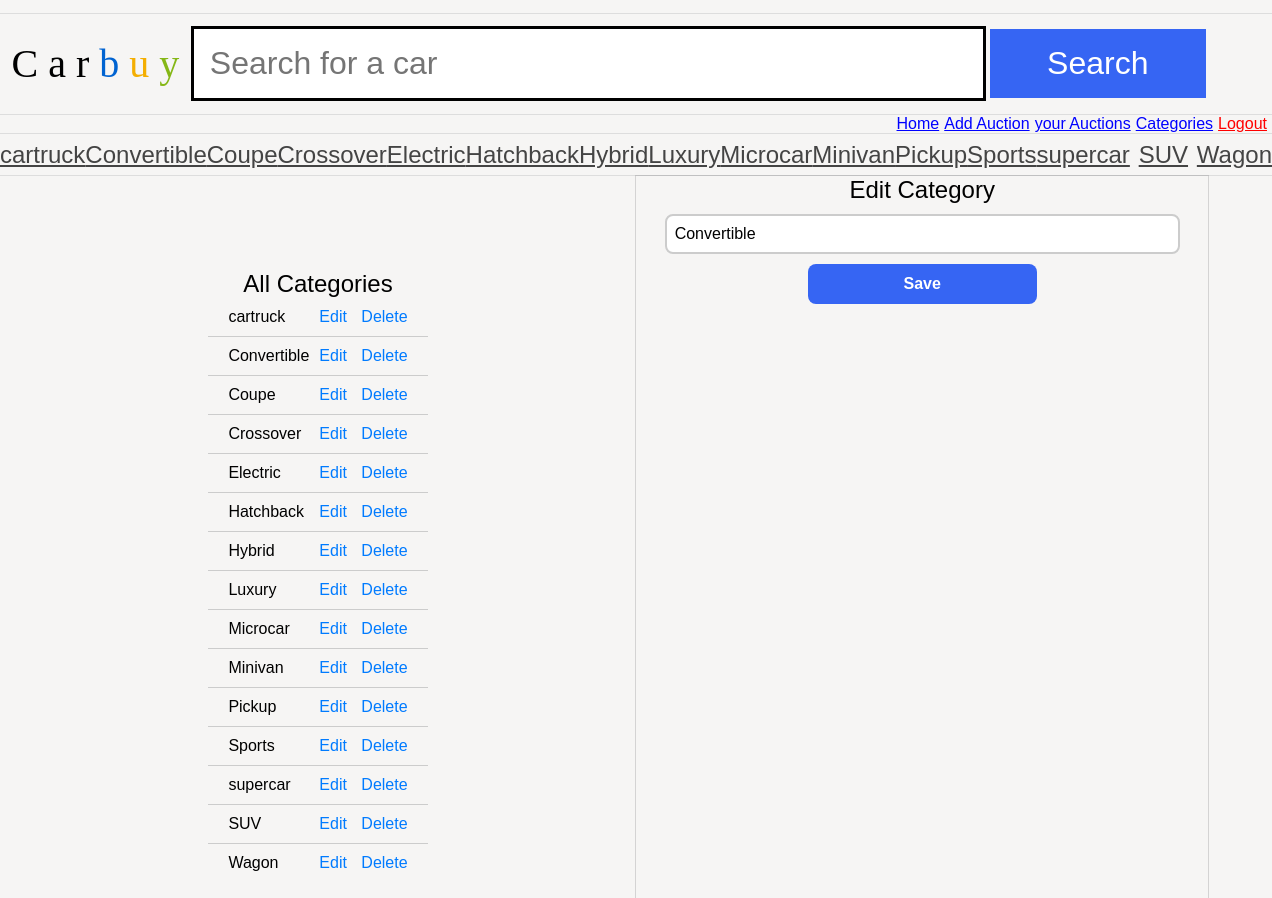
The page /as1/public/categories.php?category_id=2 (signed in) on the database its author committed.
### tables this page shows
CREATE TABLE `category` (
  `category_id` int(11) NOT NULL AUTO_INCREMENT,
  `category_name` varchar(100) DEFAULT NULL,
  PRIMARY KEY (`category_id`),
  UNIQUE KEY `category_name` (`category_name`)
);

### as1/public/categories.php (the view, shortened to what this page needs)
<?php
if (isset($_SESSION['user_id'])) {
    $user_id = $_SESSION['user_id'];
    $pdo = connectToDatabase();
    $stmt = $pdo->prepare("SELECT is_admin FROM users WHERE user_id = :user_id");
    $stmt->bindParam(':user_id', $user_id);
    $stmt->execute();
    $user = $stmt->fetch(PDO::FETCH_ASSOC);
    if ($user && $user['is_admin'] == 1) {
        $stmt = $pdo->query("SELECT * FROM category");
        $categories = $stmt->fetchAll(PDO::FETCH_ASSOC);
    } else {
        header("Location: index.php?admin_required=true");
    }
} else {
    header("Location: index.php?login_required=true");
}
?>
<!DOCTYPE html>
<html lang="en">
<head>
    <link rel="stylesheet" href="home.css" />
    <link rel="stylesheet" href="carbuy.css" />
</head>
<body>
    <?php include("header.php") ?>
 <div class="container-fluid">
   <div class="container">
    <div class="box">
    <h2>All Categories</h2>
<ul class="category-list">
    <?php foreach($categories as $category): ?>
    <li>
        <span><?php echo $category['category_name']; ?></span>
        <div class="actions">
            <a href="categories.php?category_id=<?php echo $category['category_id']  ?>" class="edit">Edit</a>
            <a href="deleteCategory.php?category_id=<?php echo $category['category_id']  ?>" class="delete">Delete</a>
        </div>
    </li>
    <?php endforeach; ?>
</ul>
      </div>
      <div class="box1">
      <?php
if (isset($_GET['category_id'])) {
    $category_id = $_GET['category_id'];
    $pdo = connectToDatabase();
    $stmt = $pdo->prepare("SELECT category_name FROM category WHERE category_id = :category_id");
    $stmt->bindParam(':category_id', $category_id, PDO::PARAM_INT);
    $stmt->execute();
    $category = $stmt->fetch(PDO::FETCH_ASSOC);
    $category_name = $category['category_name'];
    echo '<h2>Edit Category</h2>
    <form method="post" action="editCategory.php" class="form">
        <input type="hidden" name="category_id" value="' . htmlspecialchars($category_id) . '">
        <input type="text" placeholder="Edit Category" class="input" name="category" value="' . htmlspecialchars($category_name) . '" required />
        <input type="submit" name="submit" value="Save" class="btn">
    </form>';
} else {
    echo '<h2>Add Category</h2>
    <form method="post" action="addCategory.php" class="form">
        <input type="text" placeholder="Add Category" class="input" name="category" required />
        <input type="submit" name="submit" value="Add" class="btn">
    </form>';
}
?>
      </div>
   </div>
 </div>
</body>
</html>

### as1/public/header.php (shortened to what this page needs)
<?php
$pdo=connectToDatabase();
$sql="SELECT * FROM category";
$stmt=$pdo->prepare($sql);
$stmt->execute();
$categoryes=$stmt->fetchAll(PDO::FETCH_ASSOC);
?>
<header>
			<h1><span class="C">C</span>
 			<span class="a">a</span>
			<span class="r">r</span>
			<span class="b">b</span>
			<span class="u">u</span>
			<span class="y">y</span></h1>
			<form action="index.php?search" method="post">
				<input type="text" name="search" placeholder="Search for a car" />
				<input type="submit" name="submit" value="Search" />
			</form>
		</header>
         <nav class="nav" style="display:flex;justify-content:end;">
		 <a href="/" style="color:blue;">Home</a>
		 <a href="addAuction.php" style="color:blue; margin-left:5px;">Add Auction</a>
		 <a href="yourAuction.php" style="color:blue; margin-left:5px;">your Auctions</a>
		   <a href="categories.php" style="color:blue;margin-left:5px;margin-right:5px;">Categories</a>
		   <?php
    echo isset($_SESSION['user_id']) ? '<a href="logout.php" style="color:red; margin-right:5px;">Logout</a>' : '<a href="login.php" style="color:blue; margin-right:5px;">Login</a>';
?>
		 </nav>
		<nav>
			<ul>
			<?php foreach ($categoryes as $category): ?>
        <li><a class="categoryLink" href="category.php?category=<?php echo $category['category_id']; ?>"><?php echo $category['category_name']; ?></a></li>
    <?php endforeach; ?>
			</ul>
		</nav>

### as1/public/home.css (style rules this page uses)
* { margin: 0; padding: 0; }
body { font-family: 'Oxygen-Regular', sans-serif; background-color: #f6f5f4; max-width: 100vw; overflow-x: hidden; }
h1, h2, h3, h4 { font-weight: normal; }
.container-fluid { height: 100vh; width: 100vw; display: flex; flex-direction: column; }
.container { width: 100vw; height: 100%; display: flex; flex-direction: row; }
.box { width: 50%; height: 100%; display: flex; flex-direction: column; justify-content: center; align-items: center; }
.box1 { box-shadow: rgba(0, 0, 0, 0.02) 0px 1px 3px 0px, rgba(27, 31, 35, 0.15) 0px 0px 0px 1px; width: 45%; height: 98%; display: flex; flex-direction: column; align-items: center; }
.form { width: 100%; display: flex; flex-direction: column; align-items: center; }
.input { width: 90%; height: 40px; margin-bottom: 10px; margin-top: 10px; border: 2px solid #ccc; border-radius: 8px; padding: 8px; font-size: 16px; box-sizing: border-box; transition: border-color 0.3s ease; }
.btn { width: 40%; height: 40px; background-color: #3665f3; color: white; font-size: 16px; font-weight: bold; border: none; border-radius: 8px; cursor: pointer; transition: background-color 0.3s ease; }
.b { color: #0063d1; }
.u { color: #f4ae01; }
.y { color: #85b716; }
.category-list { list-style: none; padding: 0; }
.category-list li { display: flex; align-items: center; justify-content: space-between; padding: 10px 20px; border-bottom: 1px solid #ccc; }
.category-list li:last-child { border-bottom: none; }
.category-list li .actions a { margin-left: 10px; text-decoration: none; color: #007bff; }

### as1/public/carbuy.css (style rules this page uses)
* { margin: 0; padding: 0; }
body { font-family: 'Oxygen-Regular', sans-serif; background-color: #f6f5f4; max-width: 100vw; overflow-x: hidden; }
h1, h2, h3, h4 { font-weight: normal; }
a, a:visited { color: #444; }
header { margin-top: 1vw; font-family: 'Univers-Light-Normal'; display: grid; grid-template-columns: 15% 85%; align-items: center; padding-top: 1vw; padding-bottom: 1vw; border-top: 1px solid #ddd; border-bottom: 1px solid #ddd; }
header h1 { text-align: center; font-size: 2.5em; }
form { display: block; }
header form input[type=text] { border: 3px solid black; font-size: 2em; padding: 0.5em; width: 70%; }
header form input[type=submit] { background-color: #3665f3; color: white; width: 20%; font-size: 2em; padding: 0.5em; cursor: pointer; border: 0; }
header .b { color: #0063d1; }
header .u { color: #f4ae01; }
header .y { color: #85b716; }
body > nav { border-bottom: 1px solid #ddd; }
body > nav ul li:last-child a:after { content: 'ˬ'; position: absolute; }
body > nav ul { display: flex; width: 100vw; list-style-type: none; }
body > nav ul li { flex: 1; }
body > nav ul li a { display: block; text-align: center; padding-top: 0.5vw; padding-bottom: 0.5vw; font-size: 1.5em; }
.nav { display: flex; justify-content: flex-end; }

### rows shown on the page
category: category_name "cartruck"
category: category_name "Convertible", category "Convertible"
category: category_name "Coupe"
category: category_name "Crossover"
category: category_name "Electric"
category: category_name "Hatchback"
category: category_name "Hybrid"
category: category_name "Luxury"
category: category_name "Microcar"
category: category_name "Minivan"
category: category_name "Pickup"
category: category_name "Sports"
category: category_name "supercar"
category: category_name "SUV"
category: category_name "Wagon"
